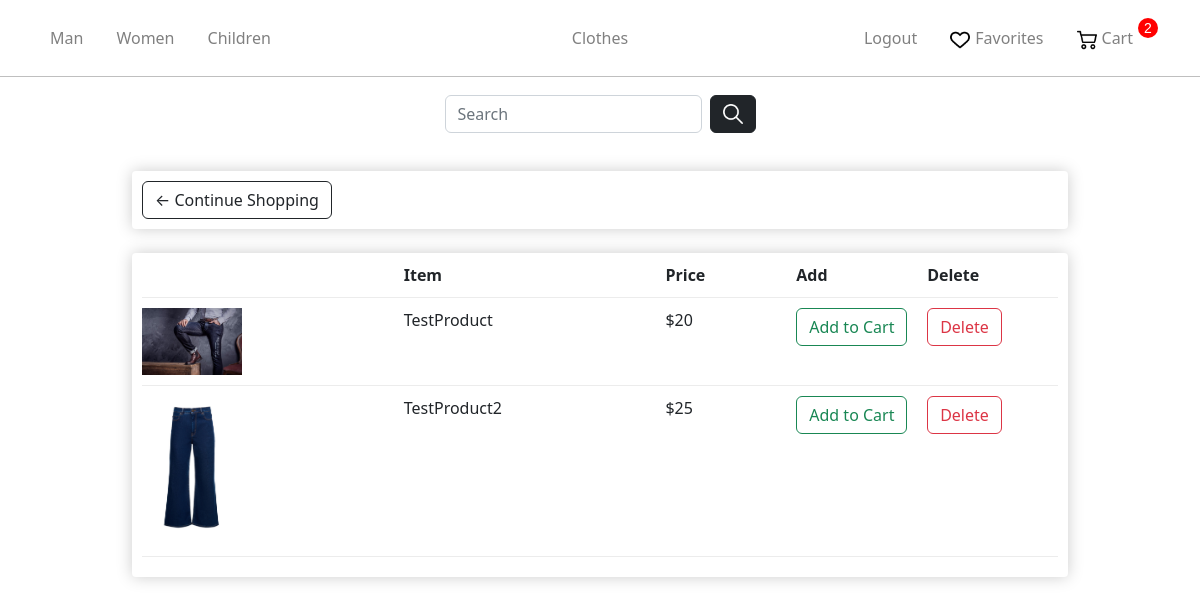
/liked/ (signed in), run on the app's committed database.
### store/models.py (models this page shows, shortened)
class Gender(models.Model):
    name = models.CharField(max_length=100, db_index=True)
    slug = models.SlugField(max_length=255, unique=True, db_index=True)
    categories_id = models.ManyToManyField('Category')
    def get_absolute_url(self):
        return reverse('gender', kwargs={'gender_slug': self.slug})

class Order(models.Model):
    user = models.ForeignKey('User', on_delete=models.CASCADE)
    products = models.ManyToManyField('OrderProduct')
    time_create = models.DateTimeField(auto_now_add=True)
    ordered = models.BooleanField(default=False)
    address = models.ForeignKey('Address', on_delete=models.SET_NULL, blank=True, null=True)

class OrderProduct(models.Model):
    user = models.ForeignKey('User', on_delete=models.CASCADE)
    product = models.ForeignKey('Product', on_delete=models.PROTECT)
    quantity = models.IntegerField(default=1)
    ordered = models.BooleanField(default=False)

class Product(models.Model):
    AVAILABILITY =(
        ('Y', 'В наличии'),
        ('N', 'Нет в наличии'),
    )
    name = models.CharField(max_length=255)
    slug = models.SlugField(max_length=255, unique=True, db_index=True)
    description = models.TextField(blank=True)
    price = models.IntegerField()
    photo = models.ImageField(upload_to="photos")
    size = models.CharField(max_length=255)
    availability = models.CharField(max_length=1,choices = AVAILABILITY,default = '')
    cat = models.ForeignKey('Category', on_delete=models.PROTECT)
    gender = models.ForeignKey('Gender', on_delete=models.PROTECT)

### store/views.py (the view)
# urls.py: path('liked/', views.liked, name="liked"),
def liked(request):
    context = {}
    context = get_user_context(context,request)
    return render(request, 'store/liked.html', context)

### store/templatetags/store_tags.py (called while the page is built)
@register.simple_tag(name='getquantity')
def get_quantity(order_product_pk, plus):
    return reverse('change_quantity', kwargs={'order_product_pk': order_product_pk, 'plus': plus})

### store/utils.py (called while the page is built)
def get_user_context(dict,request):
    context = dict
    genders = Gender.objects.all()
    ordered = 1
    if not request.user.is_authenticated:
        ordered = 0
    else:
        order_qs = Order.objects.filter(user=request.user, ordered=False)
        if order_qs.exists():
            context["order"] = order_qs[0]
        else:
            ordered = 0
    context["genders"] = genders
    context["gender_selected"] = -1
    context["cat_selected"] = -1
    context["ordered"] = ordered
    return context

### store/templates/store/liked.html (shortened to what this page needs)
{% extends 'store/layout.html' %}
{% load static %}
{% load store_tags %}
{% block content %}
    <link rel="stylesheet" href="{% static 'store/css/CategoriesCartCheckout.css' %}">
	<div class="row">
		<div class="col-lg-12">
			<div class="box-element">
				<a  class="btn btn-outline-dark" href="{% url 'main' %}">&#x2190; Continue Shopping</a>
				<br>
			</div>
			<br>
			<div class="box-element">
				<div class="cart-row">
					<div style="flex:2"></div>
					<div style="flex:2"><strong>Item</strong></div>
					<div style="flex:1"><strong>Price</strong></div>
					<div style="flex:1"><strong>Add</strong></div>
					<div style="flex:1"><strong>Delete</strong></div>
				</div>
				{%for orderproduct in order.products.all%}
				<div class="cart-row">
					<div style="flex:2"><img class="row-image" src="{{orderproduct.product.photo.url}}"></div>
					<div style="flex:2"><p>{{orderproduct.product.name}}</p></div>
					<div style="flex:1"><p>${{orderproduct.product.price}}</p></div>
					<div style="flex:1">
                        <a href = "{{product.get_add_url}}" class="btn btn-outline-success add-btn">Add to Cart</a>
					</div>
					<div style="flex:1">
                        {% getquantity order_product_pk=orderproduct.pk plus=0 as URL%}
                        <a href = "{{URL}}" class="btn btn-outline-danger add-btn">Delete</a>
                    </div>
				</div>
				{%endfor%}
			</div>
		</div>
	</div>
{% endblock %}

### store/templates/store/layout.html (shortened to what this page needs)
{% load static %}
<!doctype html>
<html lang="en">
<head>
    <link rel="stylesheet" href="https://cdn.jsdelivr.net/npm/bootstrap@5.2.3/dist/css/bootstrap.min.css">
    <link rel="stylesheet" href="{% static 'store/css/main.css' %}">
</head>
<body>
    <nav class="navbar navbar-expand-sm navbar-dark main-nav">
    <div class="container justify-content-center">
        <ul class="nav navbar-nav w-100 flex-nowrap">
            {% for gender in genders%}
            <li class="nav-item active">
                {%if gender == gender_selected%}
                <p class="nav-link-selected lk" >{{gender.name}}</p>
                {%else%}
                <a class="nav-link lk" href="{{gender.get_absolute_url}}">{{gender.name}}</a>
                {%endif%}
            {% endfor %}
        </ul>
        <ul class="nav navbar-nav justify-content-center">
            <li class="nav-item"><a class="nav-link" href="{% url 'main' %}">Clothes</a></li>
        </ul>
        <ul class="nav navbar-nav w-100 justify-content-end">
            {% if request.user.is_authenticated %}
            <li class="nav-item">
                <a class="nav-link lk" href="{% url 'logout' %}">Logout</a>
            </li>
            {%endif%}
            <li class="nav-item">
                <a class="nav-link lk icon" href="{% url 'liked' %}"><img src="../../static/store/img/heart.png" alt="Heart Icon">Favorites</a>
            </li>
            <li class="nav-item">
                {%if not ordered%}
                    <p class="cart-total">0</p>
                {%else%}
                    <p class="cart-total">{{order.products.count}}</p>
                {%endif%}
                <a class="nav-link lk icon" href="{% url 'cart' %}"><img src="../../static/store/img/shopping-cart.png" alt="Cart Icon">Cart</a>
            </li>
        </ul>
    </div>
    </nav>
    <hr class="nav">
    <nav class="navbar navbar-expand-sm navbar-dark sec-nav">
    <div class="container justify-content-center">
        <form class="d-flex" role="search">
        <input class="form-control search-input me-2" type="search" placeholder="Search" aria-label="Search" name ="search_area" value="{{ search_input }}">
        <button type="button" class="btn btn-dark"><img src="../../static/store/img/loupe.png" alt="Loupe Icon"></button>
        </form>
    </div>
    </nav>
    {% block content %}
    {% endblock %}
</body>
</html>

### store/static/store/css/main.css (style rules this page uses)
.navbar .icon img { height: 20px; vertical-align: middle; margin-right: 5px; }
.navbar { padding: 18px; }
.navbar-expand-sm .navbar-nav .lk { padding-right: 25px; }
.navbar-nav .nav-link { color: gray; transition: color 0.2s ease-in-out; }
.navbar .cart-total { display: block; text-align: center; color: white; background-color: red; width: 20px; height: 20px; border-radius: 50%; font-size: 14px; font-family: Arial , sans-serif; float: right; }
.btn-dark { padding-top: 2px; }
.navbar .btn-dark img { height: 20px; width: 20px; vertical-align: middle; }
hr { margin: 0; color: black; }

### store/static/store/css/CategoriesCartCheckout.css (style rules this page uses)
.box-element { box-shadow:hsl(0, 0%, 80%) 0 0 16px; background-color: white; border-radius: 4px; padding: 10px; }
.col-lg-12 { max-width: 80%; margin: 0 auto; }
.row { display: flex; justify-content: center; align-items: center; margin-top: 20px; width: 100%; margin-left: 0; }
.row-image { width: 100px; }
.cart-row { display: flex; align-items: flex-stretch; padding-bottom: 10px; margin-bottom: 10px; border-bottom: 1px solid #ececec; }

### data on the page
Gender: name "Man"
Gender: name "Women"
Gender: name "Children"
Order: products.count "2"
OrderProduct: product.photo (picture), product.name "TestProduct", product.price "20"
OrderProduct: product.photo (picture), product.name "TestProduct2", product.price "25"
